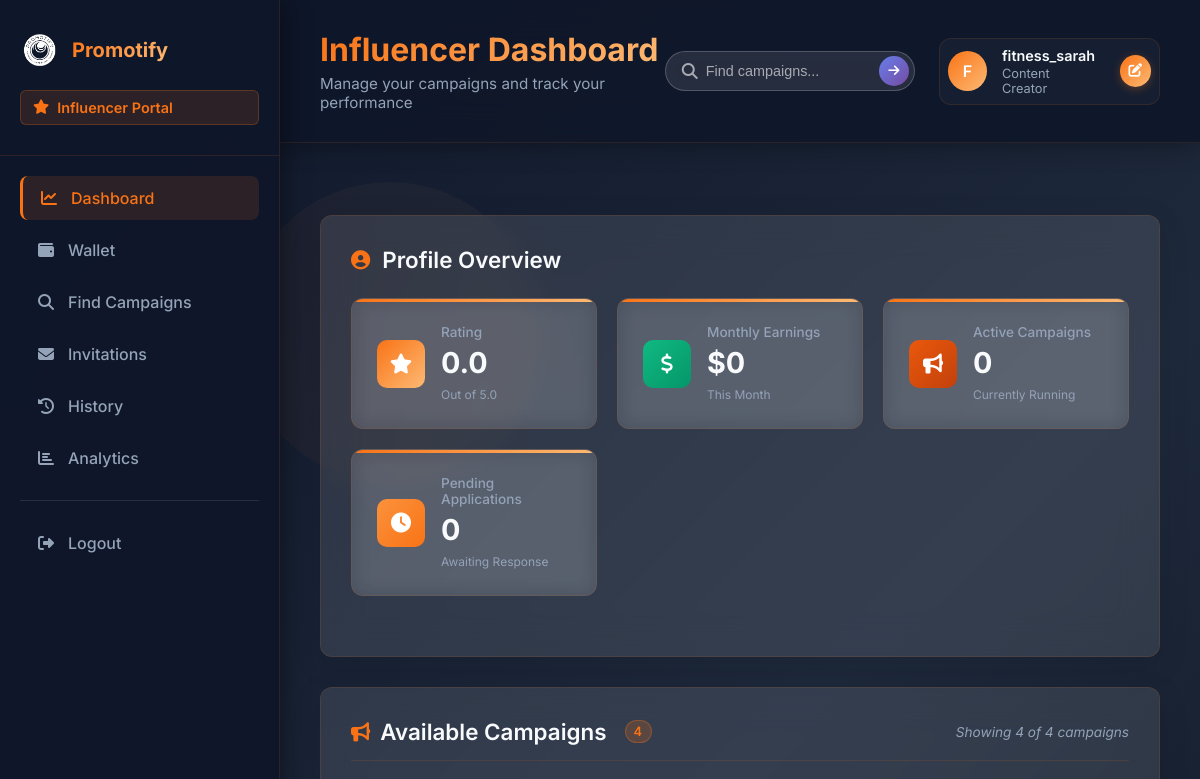
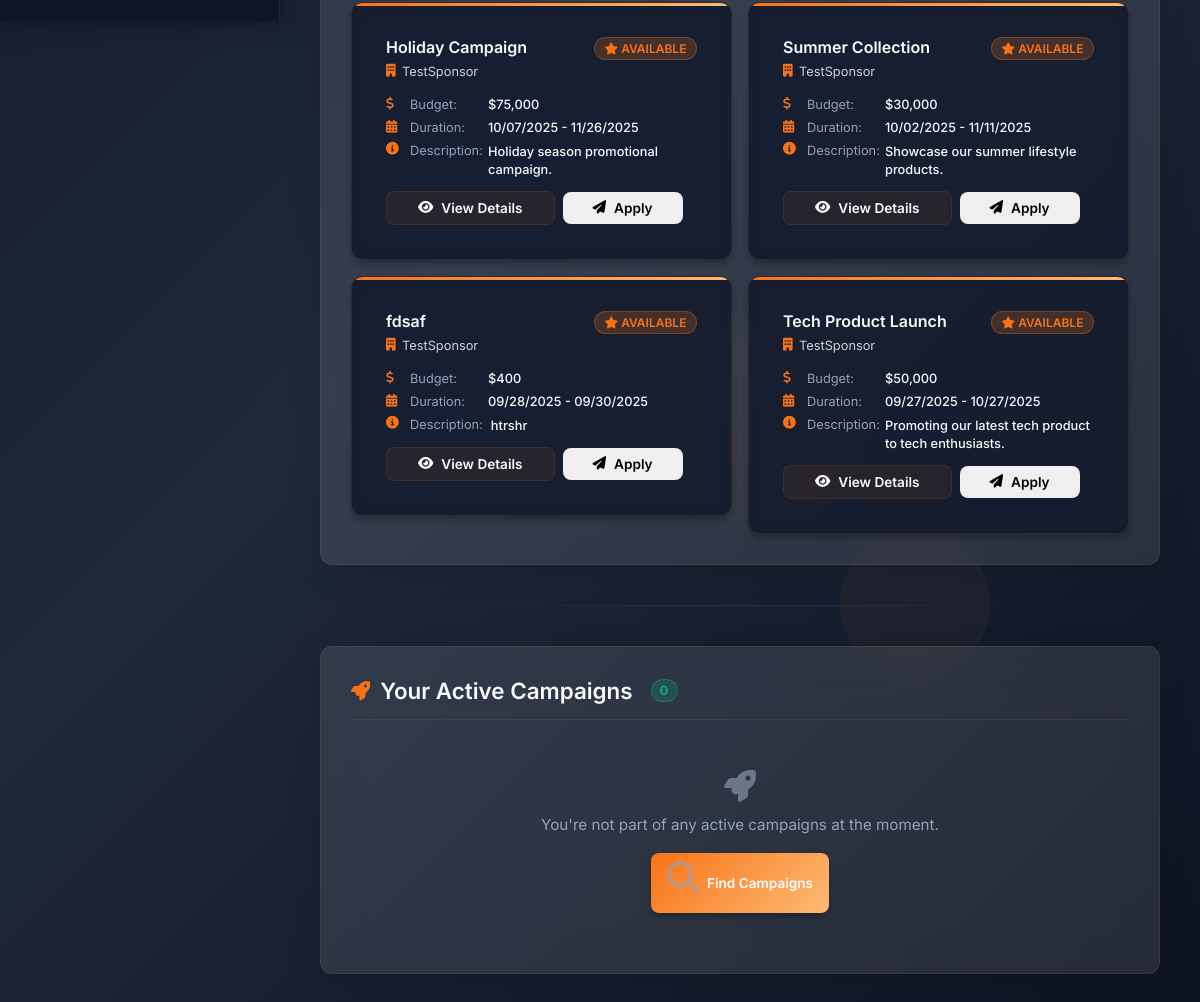
/idash (signed in), run on an earlier commit of the app's database (2 pictures, top to bottom).
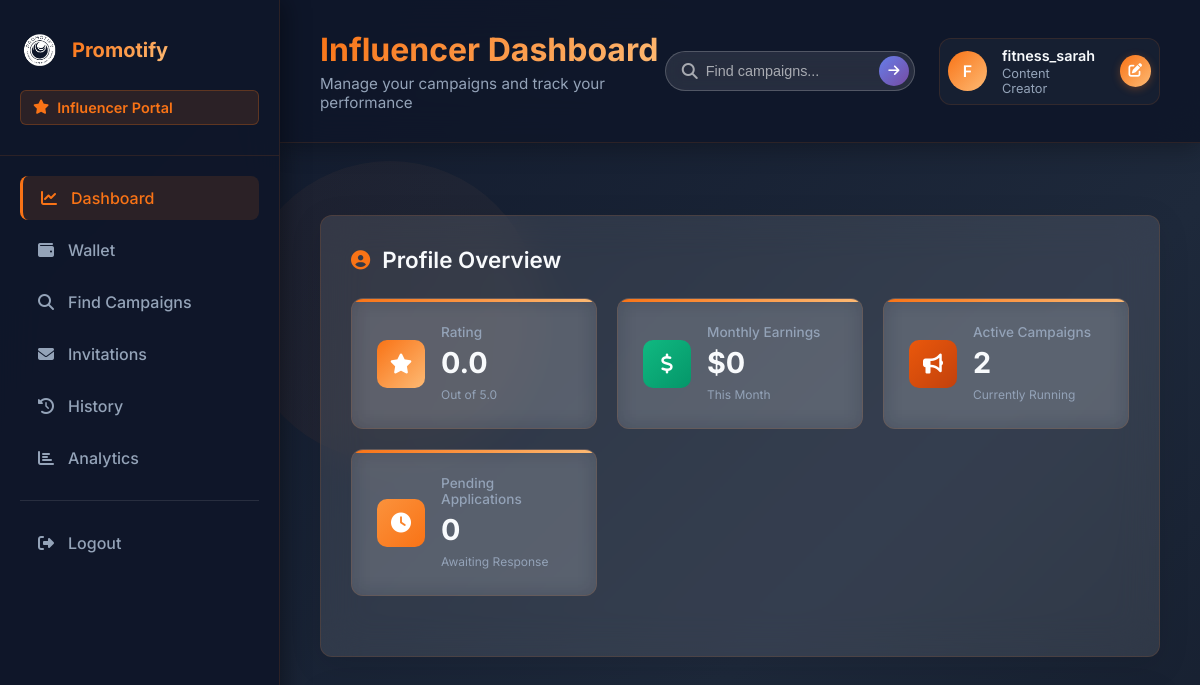
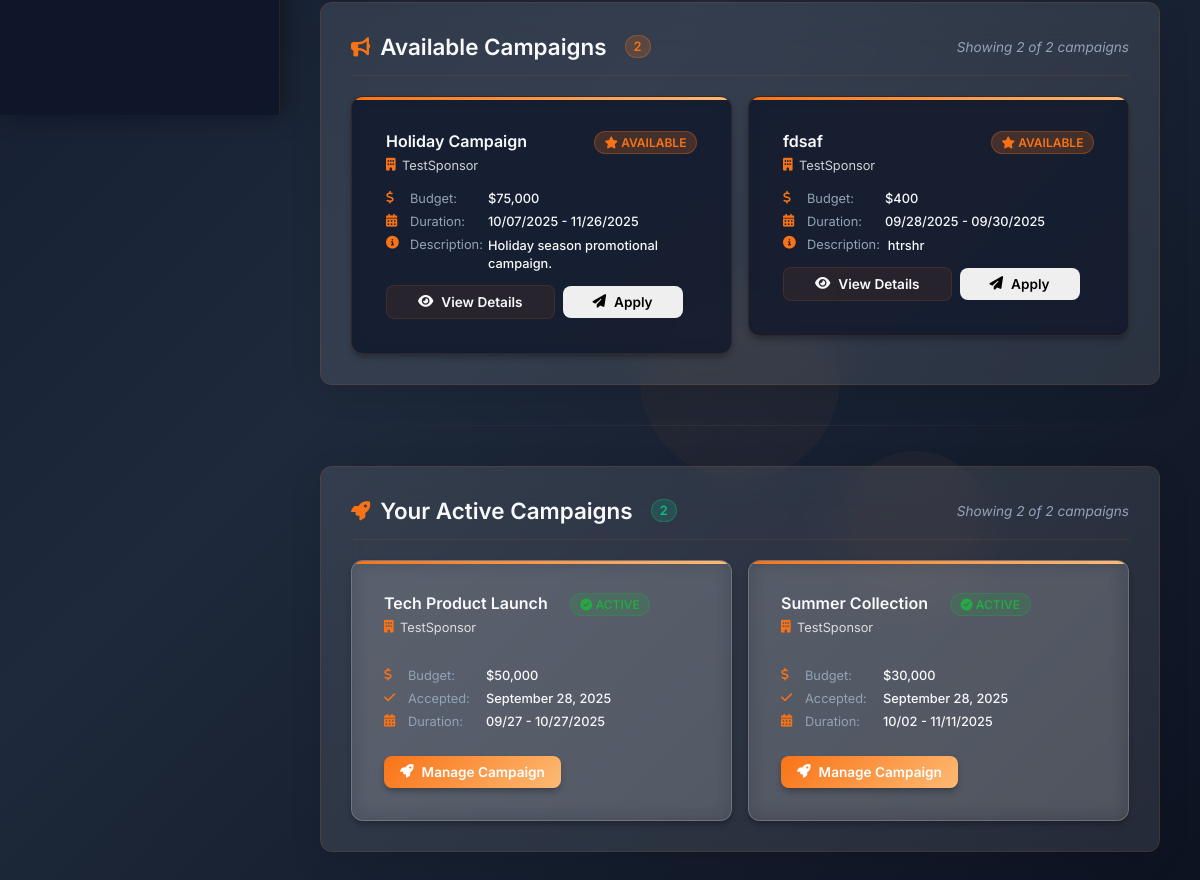
And on a later commit of the database (2 pictures, top to bottom).
### models.py (models this page shows, shortened)
class Campaign(db.Model):
    id = db.Column(db.Integer, primary_key=True)
    sponsor_id = db.Column(db.Integer, db.ForeignKey('sponsor.id', ondelete='CASCADE'), nullable=False)
    name = db.Column(db.String(15), nullable=False)
    description = db.Column(db.Text, nullable=True)
    start_date = db.Column(db.Date, nullable=False)
    end_date = db.Column(db.Date, nullable=False)
    budget = db.Column(db.Float, nullable=False)
    status = db.Column(db.String(50))
    created_at = db.Column(db.DateTime, default=datetime.utcnow)
    sponsor = db.relationship('Sponsor', backref=db.backref('campaigns', lazy=True, cascade='all, delete-orphan'))
    influencers = db.relationship('Influencer', secondary='application',
                                  primaryjoin="and_(Campaign.id==Application.campaign_id, Application.status=='accepted')",
                                  backref=db.backref('accepted_campaigns', lazy='dynamic'))

class Sponsor(db.Model):
    id = db.Column(db.Integer, primary_key=True)
    username = db.Column(db.String(15), unique=True, nullable=False)
    email = db.Column(db.String(20), unique=True, nullable=False)
    password = db.Column(db.String(10), nullable=False)
    industry = db.Column(db.String(20), nullable=False)
    wallet_balance = db.Column(db.Float, default=0.0, nullable=False)
    date_joined = db.Column(db.DateTime, default=datetime.utcnow)

class Application(db.Model):
    id = db.Column(db.Integer, primary_key=True)
    influencer_id = db.Column(db.Integer, db.ForeignKey('influencer.id', ondelete='CASCADE'), nullable=False)
    campaign_id = db.Column(db.Integer, db.ForeignKey('campaign.id', ondelete='CASCADE'), nullable=False)
    status = db.Column(db.String(20), default='pending')
    created_at = db.Column(db.DateTime, default=datetime.utcnow)
    influencer = db.relationship('Influencer', backref=db.backref('applications', lazy=True, cascade='all, delete-orphan'))
    campaign = db.relationship('Campaign', backref=db.backref('applications', lazy=True, cascade='all, delete-orphan'))

### routes.py (the view)
    @app.route('/idash')
    @app.route('/idash/<int:campaign_id>')
    def influ_dash(campaign_id=None):
        if 'influencer_id' not in session:
            flash('You need to log in first.', 'error')
            return redirect(url_for('influ_log'))
        influencer = Influencer.query.get(session['influencer_id'])
        pending_limit = int(request.args.get('pending_limit', 10))
        active_limit = int(request.args.get('active_limit', 10))
        available_limit = int(request.args.get('available_limit', 10))
        applied_campaign_ids = [app.campaign_id for app in influencer.applications]
        all_available_campaigns = Campaign.query.filter(
            ~Campaign.id.in_(applied_campaign_ids),
            Campaign.end_date >= datetime.now().date()
        ).order_by(Campaign.start_date.desc()).all()
        all_pending_applications = Application.query.filter_by(
            influencer_id=influencer.id,
            status='pending'
        ).order_by(Application.created_at.desc()).all()
        all_active_campaigns = Application.query.filter_by(
            influencer_id=influencer.id,
            status='accepted'
        ).order_by(Application.created_at.desc()).all()
        available_campaigns = all_available_campaigns[:available_limit]
        pending_applications = all_pending_applications[:pending_limit]
        active_campaigns = all_active_campaigns[:active_limit]
        has_more_available = len(all_available_campaigns) > available_limit
        has_more_pending = len(all_pending_applications) > pending_limit
        has_more_active = len(all_active_campaigns) > active_limit
        selected_campaign = None
        if campaign_id:
            selected_campaign = Campaign.query.get(campaign_id)
        return render_template('influ_dash.html',
                               influencer=influencer,
                               available_campaigns=available_campaigns,
                               pending_applications=pending_applications,
                               active_campaigns=active_campaigns,
                               selected_campaign=selected_campaign,
                               has_more_available=has_more_available,
                               has_more_pending=has_more_pending,
                               has_more_active=has_more_active,
                               available_limit=available_limit,
                               pending_limit=pending_limit,
                               active_limit=active_limit,
                               total_available=len(all_available_campaigns),
                               total_pending=len(all_pending_applications),
                               total_active=len(all_active_campaigns))

### models.py (called while the page is built)
    def get_total_followers(self):
        return sum([
            self.instagram_followers or 0,
            self.youtube_subscribers or 0,
            self.twitter_followers or 0,
            self.linkedin_connections or 0
        ])

### templates/influ_dash.html (shortened to what the changed rows need)
<!DOCTYPE html>
<html lang="en">
<head>
    <link rel="stylesheet" type="text/css" href="{{ url_for('static', filename='css/idash.css') }}">
    <link rel="stylesheet" href="https://cdnjs.cloudflare.com/ajax/libs/font-awesome/6.4.0/css/all.min.css">
</head>
<body>
    <main class="main-content">
        <div class="content-header">
            <div class="header-left">
                <h1>Influencer Dashboard</h1>
            </div>
        </div>
        <div class="content">
            <div class="profile-section content-section">
                <h2 class="section-title">
                    <i class="fas fa-user-circle"></i>
                    Profile Overview
                </h2>
                <div class="stats-grid">
                    <div class="stat-card">
                        <div class="stat-content">
                            <h3>Active Campaigns</h3>
                            <p class="stat-number">{{ active_campaigns|length if active_campaigns else 0 }}</p>
                            <span class="stat-label">Currently Running</span>
                        </div>
                    </div>
                </div>
            </div>
            <div class="campaigns-section content-section">
                <div class="section-header">
                    <h2 class="section-title">
                        <i class="fas fa-bullhorn"></i>
                        Available Campaigns
                        <span class="badge info">{{ total_available }}</span>
                    </h2>
                    {% if available_campaigns %}
                    <div class="section-info">
                        Showing {{ available_campaigns|length }} of {{ total_available }} campaigns
                    </div>
                    {% endif %}
                </div>
                {% if available_campaigns %}
                    <div class="campaigns-grid">
                        {% for campaign in available_campaigns %}
                        <div class="campaign-card enhanced-card">
                            <div class="card-header">
                                <div class="campaign-info-header">
                                    <h3 class="campaign-name">{{ campaign.name }}</h3>
                                    <div class="campaign-meta">
                                        <span class="campaign-sponsor">
                                            <i class="fas fa-building"></i>
                                            {{ campaign.sponsor.username }}
                                        </span>
                                    </div>
                                </div>
                                <div class="status-badge available">
                                    <i class="fas fa-star"></i>
                                    Available
                                </div>
                            </div>
                            <div class="card-body">
                                <div class="campaign-details">
                                    <div class="detail-row">
                                        <i class="fas fa-dollar-sign"></i>
                                        <span class="detail-label">Budget:</span>
                                        <span class="detail-value">${{ "{:,.0f}".format(campaign.budget) }}</span>
                                    </div>
                                    <div class="detail-row">
                                        <i class="fas fa-calendar-alt"></i>
                                        <span class="detail-label">Duration:</span>
                                        <span class="detail-value">{{ campaign.start_date.strftime('%m/%d/%Y') }} - {{ campaign.end_date.strftime('%m/%d/%Y') }}</span>
                                    </div>
                                    {% if campaign.description %}
                                    <div class="detail-row description">
                                        <i class="fas fa-info-circle"></i>
                                        <span class="detail-label">Description:</span>
                                        <span class="detail-value">{{ campaign.description[:100] }}{% if campaign.description|length > 100 %}...{% endif %}</span>
                                    </div>
                                    {% endif %}
                                </div>
                            </div>
                            <div class="card-footer">
                                <a href="{{ url_for('influ_dash', campaign_id=campaign.id) }}" class="btn btn-secondary btn-sm">
                                    <i class="fas fa-eye"></i> View Details
                                </a>
                                <form action="{{ url_for('apply_campaign', campaign_id=campaign.id) }}" method="post" style="display: inline;">
                                    <button type="submit" class="btn btn-success btn-sm apply-btn">
                                        <i class="fas fa-paper-plane"></i> Apply
                                    </button>
                                </form>
                            </div>
                        </div>
                        {% endfor %}
                    </div>
                {% endif %}
            </div>
            <div class="active-campaigns-section content-section">
                <div class="section-header">
                    <h2 class="section-title">
                        <i class="fas fa-rocket"></i>
                        Your Active Campaigns
                        <span class="badge success">{{ total_active }}</span>
                    </h2>
                    {% if active_campaigns %}
                    <div class="section-info">
                        Showing {{ active_campaigns|length }} of {{ total_active }} campaigns
                    </div>
                    {% endif %}
                </div>
                {% if active_campaigns %}
                    <div class="active-campaigns-grid">
                        {% for application in active_campaigns %}
                        <div class="active-campaign-card enhanced-card">
                            <div class="card-header">
                                <div class="campaign-info-header">
                                    <h3 class="campaign-name">{{ application.campaign.name }}</h3>
                                    <div class="campaign-meta">
                                        <span class="campaign-sponsor">
                                            <i class="fas fa-building"></i>
                                            {{ application.campaign.sponsor.username }}
                                        </span>
                                    </div>
                                </div>
                                <div class="status-badge active">
                                    <i class="fas fa-check-circle"></i>
                                    Active
                                </div>
                            </div>
                            <div class="card-body">
                                <div class="campaign-details">
                                    <div class="detail-row">
                                        <i class="fas fa-dollar-sign"></i>
                                        <span class="detail-label">Budget:</span>
                                        <span class="detail-value">${{ "{:,.0f}".format(application.campaign.budget) }}</span>
                                    </div>
                                    <div class="detail-row">
                                        <i class="fas fa-check"></i>
                                        <span class="detail-label">Accepted:</span>
                                        <span class="detail-value">{{ application.created_at.strftime('%B %d, %Y') }}</span>
                                    </div>
                                    <div class="detail-row">
                                        <i class="fas fa-calendar-alt"></i>
                                        <span class="detail-label">Duration:</span>
                                        <span class="detail-value">{{ application.campaign.start_date.strftime('%m/%d') }} - {{ application.campaign.end_date.strftime('%m/%d/%Y') }}</span>
                                    </div>
                                </div>
                            </div>
                            <div class="card-footer">
                                <a href="{{ url_for('influ_dash', campaign_id=application.campaign.id) }}" class="btn btn-primary btn-sm">
                                    <i class="fas fa-rocket"></i> Manage Campaign
                                </a>
                            </div>
                        </div>
                        {% endfor %}
                    </div>
                {% else %}
                    <div class="empty-state">
                        <i class="fas fa-rocket"></i>
                        <p>You're not part of any active campaigns at the moment.</p>
                        <a href="{{ url_for('ifind') }}" class="btn btn-primary">
                            <i class="fas fa-search"></i>
                            Find Campaigns
                        </a>
                    </div>
                {% endif %}
            </div>
        </div>
    </main>
</body>
</html>

What changed in the data, as far as the page shows it:
no longer on one of the page's lists (row unchanged): Campaign: name "Tech Product Launch", sponsor.username "TestSponsor", budget "50,000", start_date "09/27/2025", end_date "10/27/2025", description "Promoting our latest tech product to tech enthusiasts."
no longer on one of the page's lists (row unchanged): Campaign: name "Summer Collection", sponsor.username "TestSponsor", budget "30,000", start_date "10/02/2025", end_date "11/11/2025", description "Showcase our summer lifestyle products."
added Application: campaign.name "Tech Product Launch", campaign.sponsor.username "TestSponsor", {{ "{:,.0f}".format(application.campaign.budget) }} "50,000", created_at "September 28, 2025", campaign.start_date "09/27", campaign.end_date "10/27/2025"
added Application: campaign.name "Summer Collection", campaign.sponsor.username "TestSponsor", {{ "{:,.0f}".format(application.campaign.budget) }} "30,000", created_at "September 28, 2025", campaign.start_date "10/02", campaign.end_date "11/11/2025"
Also different on the page:
{{ active_campaigns|length if active_campaigns else 0 }}: "0" → "2"
{{ total_available }}: "4" → "2"
{{ available_campaigns|length }}: "4" → "2"
{{ total_active }}: "0" → "2"
{{ active_campaigns|length }}: (not shown) → "2"
{{ total_active }}: (not shown) → "2"
text no longer shown: "You're not part of any active campaigns at the moment. Find Campaigns"
text now shown: "Showing of campaigns"
